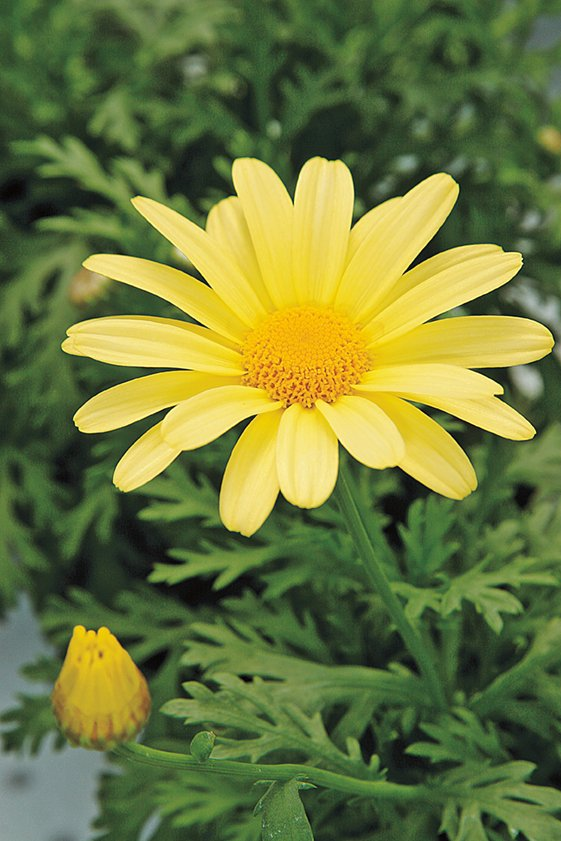
#> input picture Assignment/Assignment 01/daisy.jpg, 561 x 841 px
$ jupyter execute Q08.ipynb
#> lines starting #> are read from the running program, lines starting #| are printed output that depends on the picture
[cell 1]
import cv2 as cv
import numpy as np
import matplotlib.pyplot as plt

# Load the image
img = cv.imread('daisy.jpg')
#> img is the input picture: shape (841, 561, 3); mean B, G, R 60.7, 120.3, 108.5

# Creating a mask with same dimensions as image, and setting everything to background
mask = np.zeros(img.shape[:2], np.uint8)
background = np.zeros((1,65), np.float64)
# Defining the rectangle enclosing the flower
rect = (20, 20, 550, 550)
# Runing the grabCut algorithm
cv.grabCut(img, mask, rect, background, None, 5, cv.GC_INIT_WITH_RECT)
# Creating a new mask with the foreground pixels set to 1, and the background pixels set to 0
new_mask = np.where((mask == cv.GC_FGD) | (mask == cv.GC_PR_FGD), 1, 0).astype('uint8')
# Applying the mask to the original image to get the foreground and background images
foreground = cv.bitwise_and(img, img, mask=new_mask)
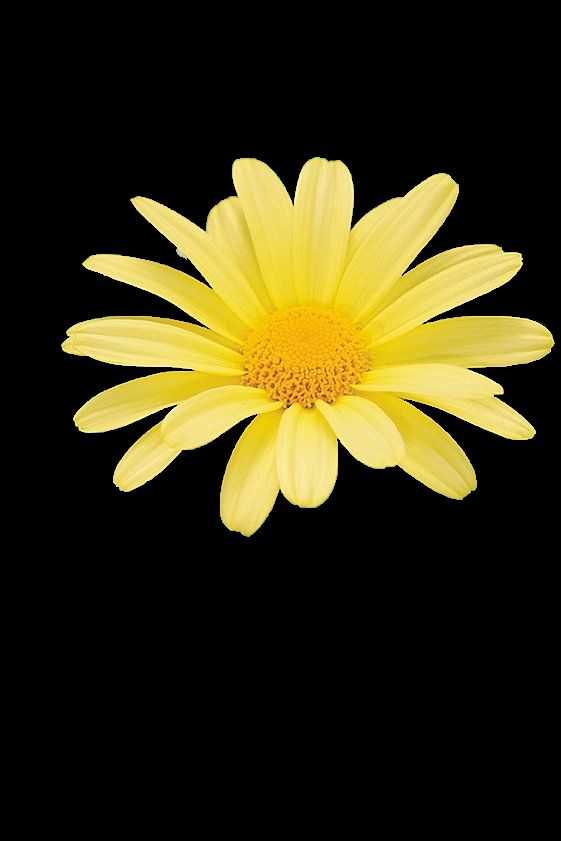
#> foreground: shape (841, 561, 3); mean B, G, R 19.1, 47.9, 53.6
background = cv.bitwise_and(img, img, mask=1 - new_mask)
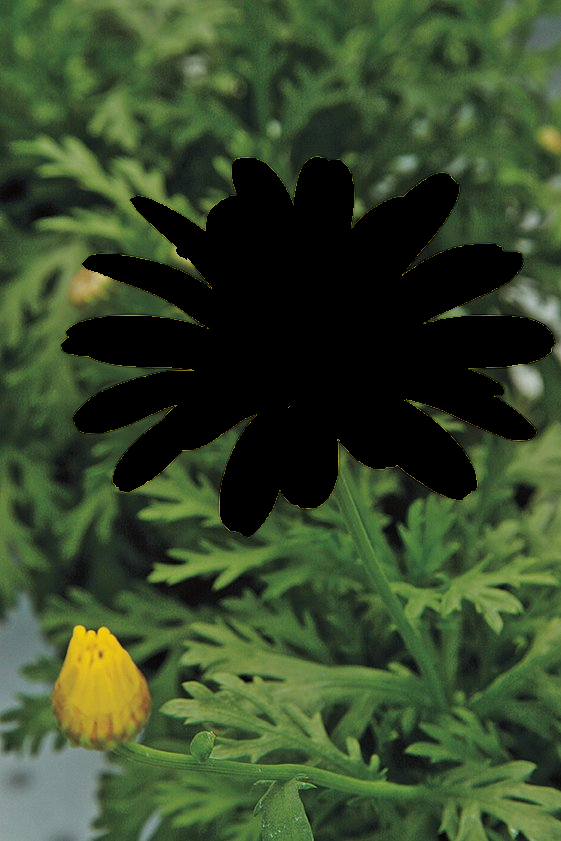
#> background: shape (841, 561, 3); mean B, G, R 41.5, 72.4, 54.9

# Showing the final segmentation mask, foreground image, and background image
plt.figure(figsize=(10,10))
plt.subplot(141), plt.imshow(img[:,:,::-1]), plt.title('Original Image')
plt.subplot(142), plt.imshow(mask), plt.title('Segmentation Mask')
plt.subplot(143), plt.imshow(foreground[:,:,::-1]), plt.title('Foreground Image')
plt.subplot(144), plt.imshow(background[:,:,::-1]), plt.title('Background Image')
plt.tight_layout()
plt.show()
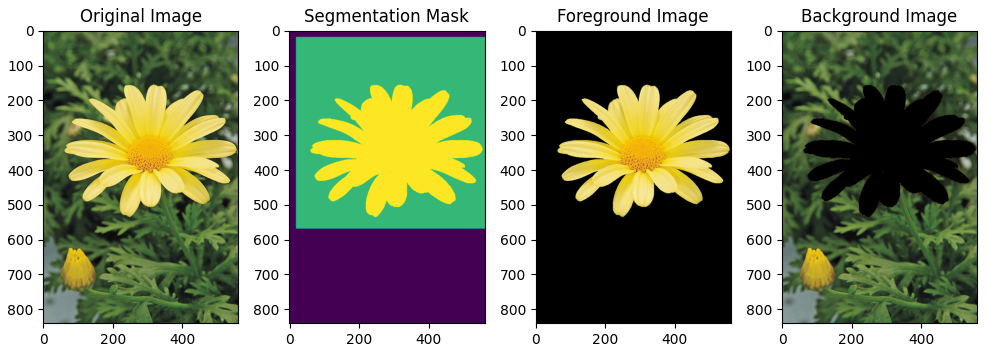
#> figure drawn by matplotlib, 4 panels

# Apply Gaussian blur to the background image
blurred_bg = cv.GaussianBlur(background, (31, 31), 0)
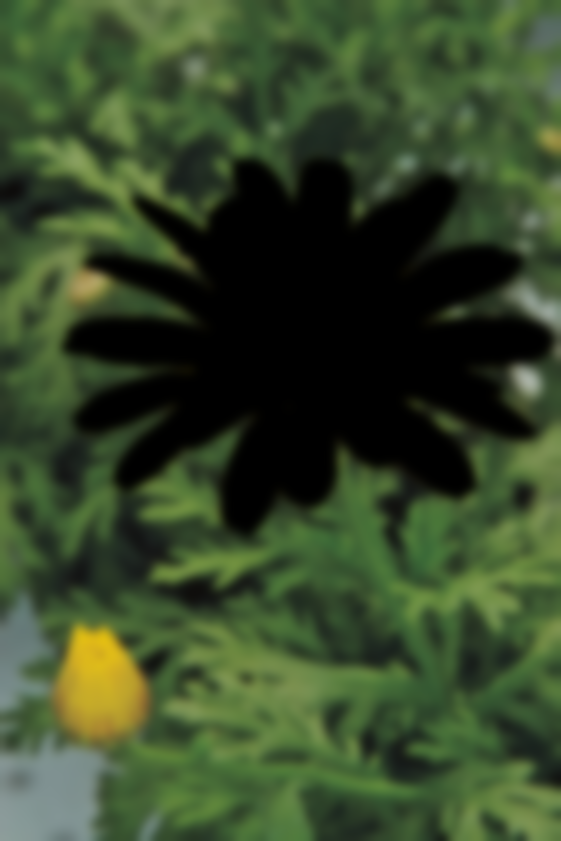
#> blurred_bg: shape (841, 561, 3); mean B, G, R 41.5, 72.4, 54.9
# Combining the foreground image and blurred background image
enhanced_img = cv.addWeighted(foreground, 1, blurred_bg, 0.8, 0)
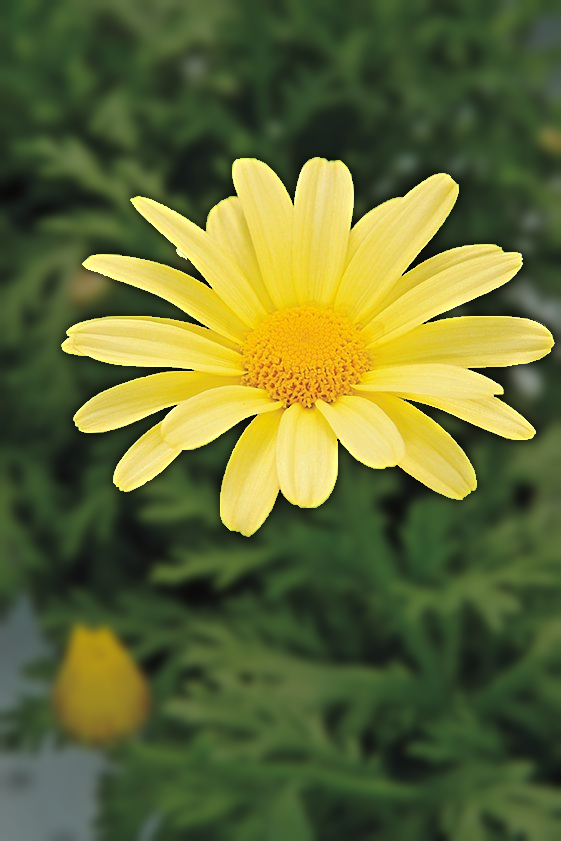
#> enhanced_img: shape (841, 561, 3); mean B, G, R 52.4, 105.8, 97.4

# Displaying the original image and the enhanced image side by side
plt.figure(figsize=(12,6))
plt.subplot(1, 2, 1)
plt.imshow(img[:,:,::-1])
plt.title('Original Image')
plt.axis('off')

plt.subplot(1, 2, 2)
plt.imshow(enhanced_img[:,:,::-1])
plt.title('Enhanced Image')
plt.axis('off')
plt.show()
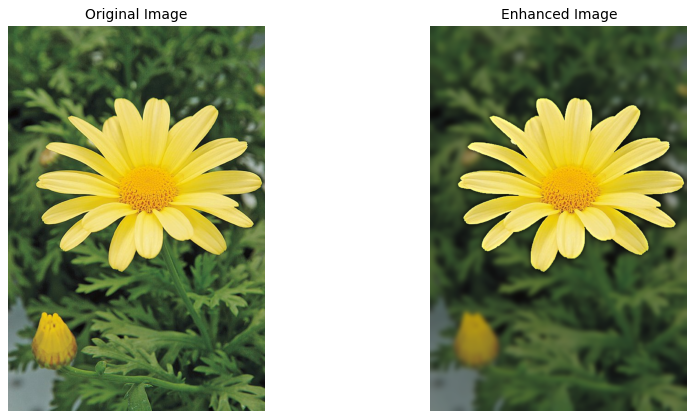
#> figure drawn by matplotlib, 2 panels

$ run again, with Assignment/Assignment 01/q2.jpg copied over Assignment/Assignment 01/daisy.jpg
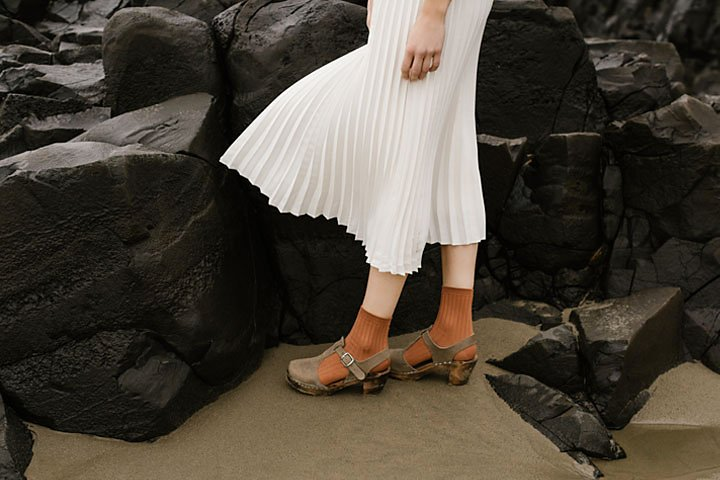
#> input picture Assignment/Assignment 01/q2.jpg, 720 x 480 px
#> img is the input picture: shape (480, 720, 3); mean B, G, R 58.1, 68.6, 75.7
#> `foreground = cv.bitwise_and(img, img, mask=new_mask)`:
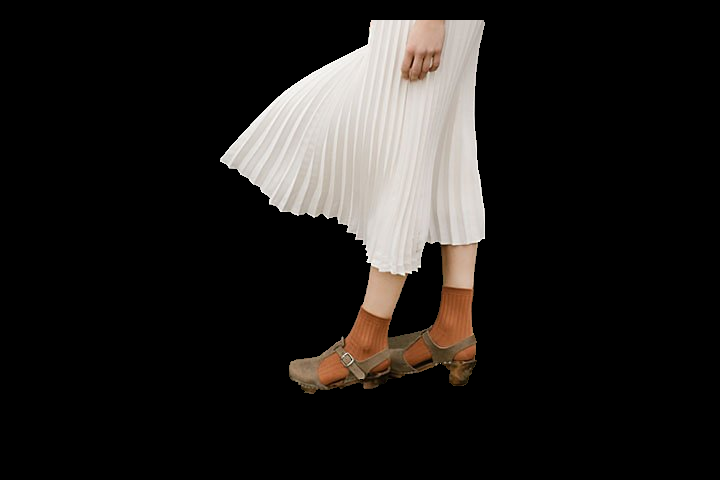
#> foreground: shape (480, 720, 3); mean B, G, R 27.5, 29.5, 32.1
#> `plt.show()`:
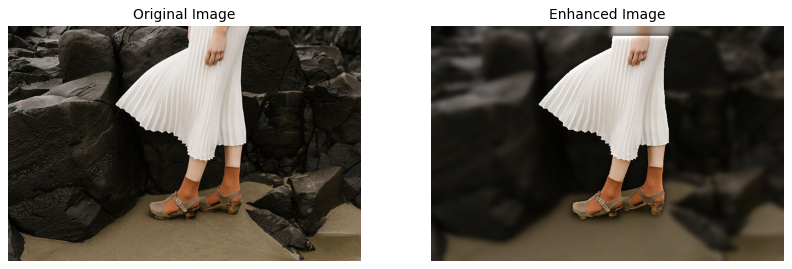
#> figure drawn by matplotlib, 2 panels
